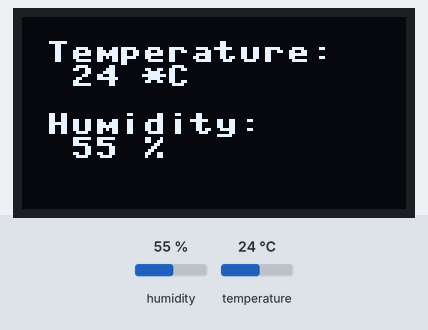
Simulated run of this program. Board: ESP8266 board running MicroPython. Shown: 128×64 one-colour display. Inputs (shaded band) come from the test bench; at power-on: humidity 55 %, temperature 24 °C. What the program prints to the serial console is not drawn.

Above: at 1.2 s.
1.3 s: humidity set to 22 %
At 2.6 s:
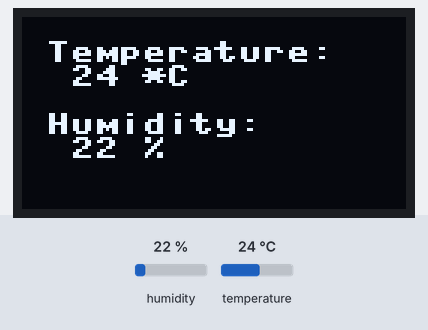
4.0 s: temperature set to 12 °C
At 4.7 s:
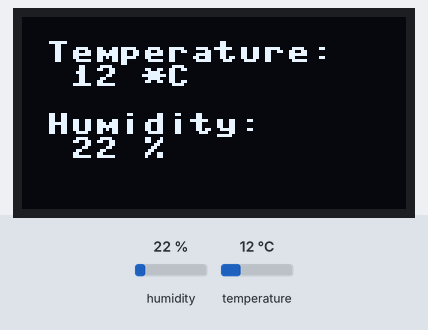
6.7 s: humidity set to 40 %
At 8.8 s:
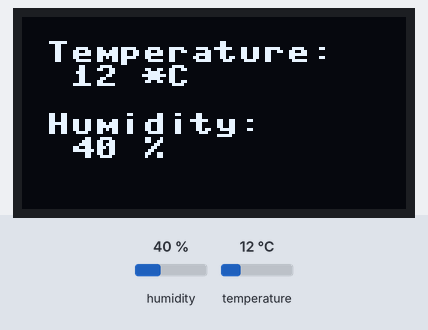
9.7 s: temperature set to 19 °C
Timing chart, 0 to 12.7 s (numbered marks = the images above; inputs shaded):
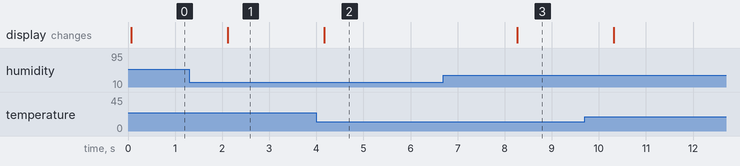

Measured:
- after the input at 1.3 s, the display: changes after 0.82 s (image 1)
- after the input at 4.0 s, the display: changes after 0.17 s (image 2)
- after the input at 6.7 s, the display: changes after 1.6 s (image 3)

The program:

DHT11_Sensor_SSD1306.py
```python
# Display DHT11 sensor readings on SSD1306

from machine import Pin, I2C
import time, dht, ssd1306

# DHT11 sensor (Pin D5)
dht = dht.DHT11(Pin(14))

# SSD1306 OLED display (SCL: D1, SDA: D2)
display = ssd1306.SSD1306_I2C(128, 64, I2C(scl=Pin(5), sda=Pin(4)))

# template string for formatting
template_str = '\nTemperature:\n {} *C  \n\nHumidity:\n {} % '

while True:

    # get readings from DHT11
    dht.measure()

    # generate formatted string
    output_str = template_str.format(dht.temperature(), dht.humidity())

    # print output without \n (new line) character
    print(output_str.replace('\n', ''))

    # print output on oled
    display.fill(0)
    for index, line in enumerate(output_str.split('\n')):
        display.text(line, 8, index * 8)
    display.show()

    # wait for 2 seconds
    time.sleep(2)
```
